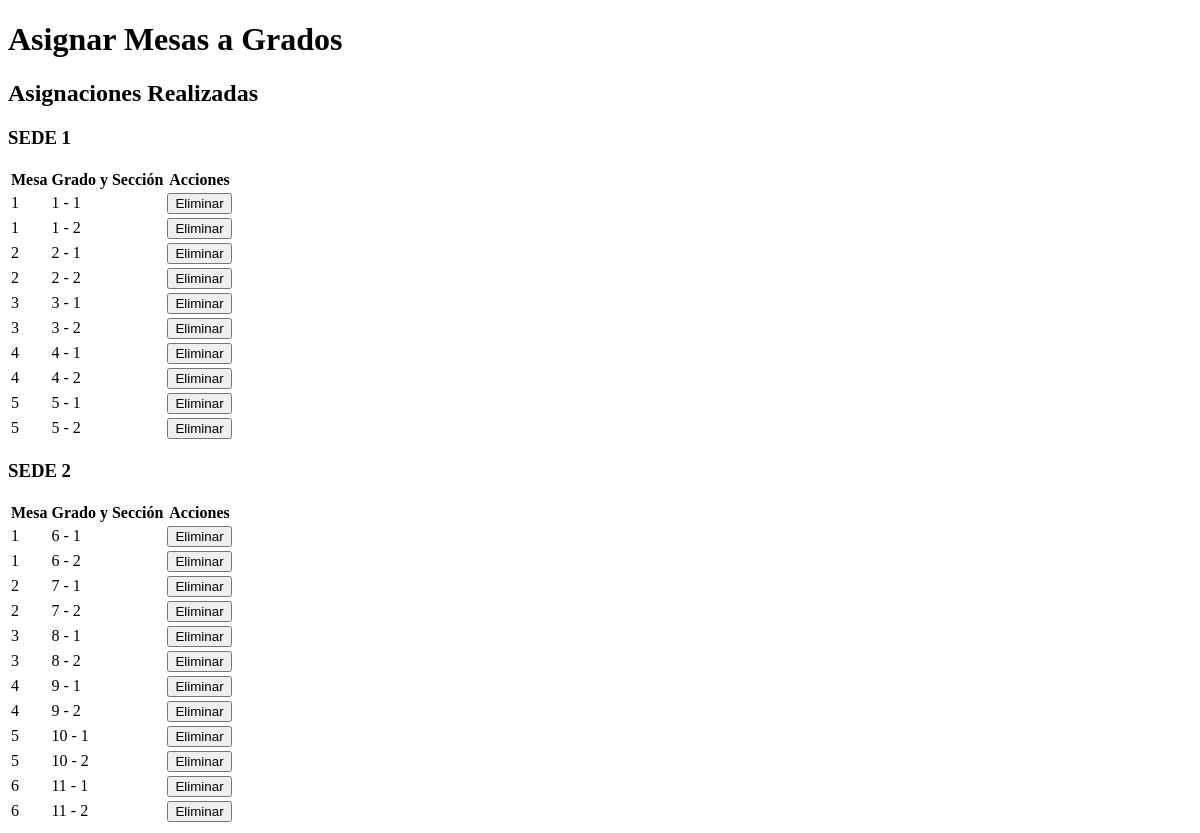
The app's page /asignar_mesas, older data.
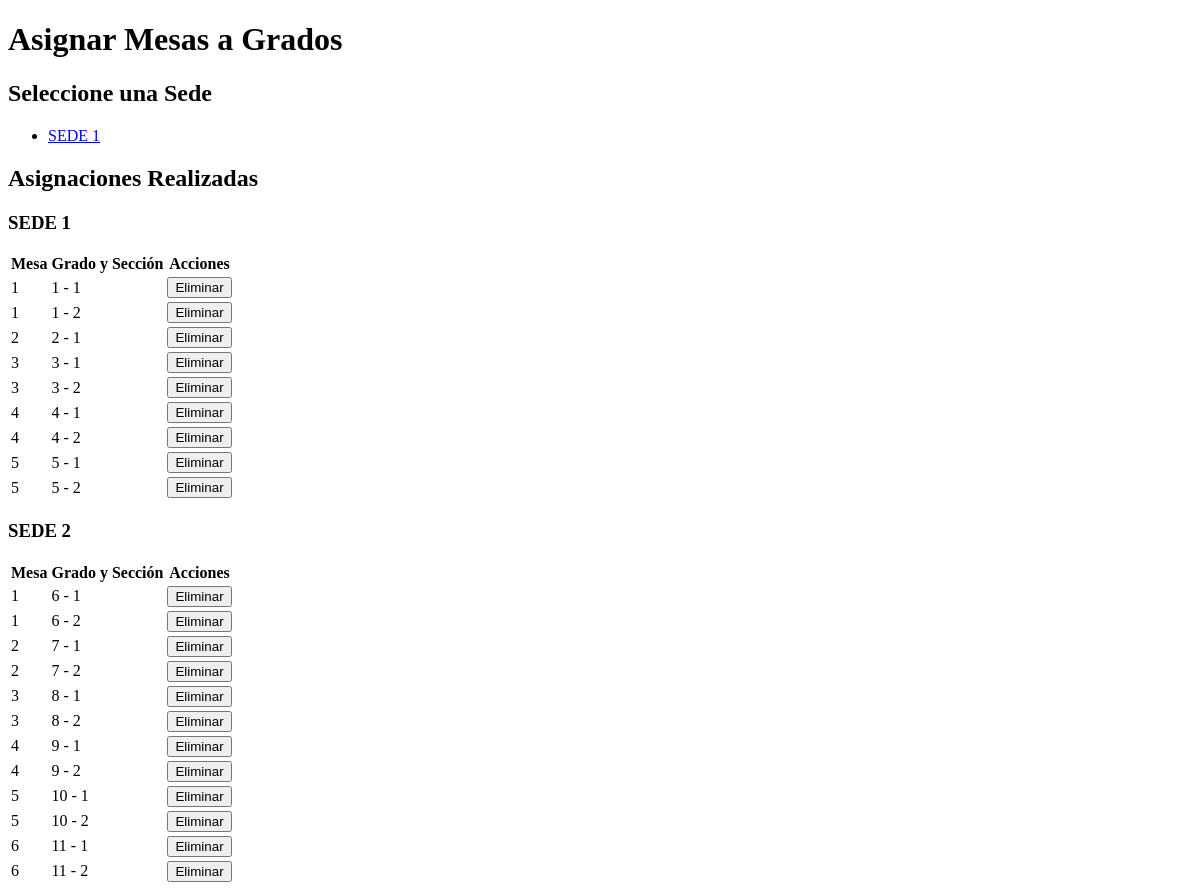
The same page, newer data.
### app.py (models this page shows)
class Sede(db.Model):
    id = db.Column(db.Integer, primary_key=True)
    nombre = db.Column(db.String(100), nullable=False)
    direccion = db.Column(db.String(200), nullable=False)

class AsignacionMesa(db.Model):
    id = db.Column(db.Integer, primary_key=True)
    grado = db.Column(db.String(20), nullable=False)
    seccion = db.Column(db.String(10), nullable=False)
    mesa_numero = db.Column(db.String(20), nullable=False)
    sede_id = db.Column(db.Integer, db.ForeignKey('sede.id'), nullable=False)
    sede = db.relationship('Sede', backref=db.backref('asignaciones', lazy=True))

### app.py (the view, shortened to what this page needs)
@app.route('/asignar_mesas', methods=['GET', 'POST'])
def asignar_mesas():
    grados_asignados = db.session.query(
        AsignacionMesa.grado, AsignacionMesa.seccion, AsignacionMesa.sede_id
    ).distinct().all()
    grados_secciones = db.session.query(
        (Estudiante.grado + ' - ' + Estudiante.seccion).label('grado_seccion'),
        Estudiante.sede_id
    ).distinct().all()
    grados_secciones = [
        gs for gs in grados_secciones
        if (gs.grado_seccion.split(' - ')[0], gs.grado_seccion.split(' - ')[1], gs.sede_id) not in grados_asignados
    ]
    sedes = Sede.query.all()
    mesas = Mesa.query.all()
    sedes_con_grados = [s for s in sedes if any(gs.sede_id == s.id for gs in grados_secciones)]
    asignaciones = db.session.query(
        AsignacionMesa.id, AsignacionMesa.grado, AsignacionMesa.seccion, AsignacionMesa.mesa_numero, Sede.nombre.label('sede_nombre')
    ).join(Sede, AsignacionMesa.sede_id == Sede.id).order_by(
        AsignacionMesa.mesa_numero, AsignacionMesa.grado, AsignacionMesa.seccion
    ).all()
    return render_template('asignar_mesas.html', sedes=sedes, sedes_con_grados=sedes_con_grados, grados_secciones=grados_secciones, mesas=mesas, asignaciones=asignaciones)

### app.py (called while the page is built)
@app.context_processor
def utility_processor():
    def enumerar(iterable, start=0):
        return enumerate(iterable, start)
    return dict(enumerar=enumerar)

### templates/asignar_mesas.html (shortened to what this page needs)
<!DOCTYPE html>
<html lang="en">
<head>
</head>
<body>
    <h1>Asignar Mesas a Grados</h1>
    {% if sedes_con_grados %}
    <form id="asignarMesaForm" method="post" action="{{ url_for('asignar_mesas') }}">
        <h2>Seleccione una Sede</h2>
        <ul>
            {% for sede in sedes_con_grados %}
            <li>
                <a href="javascript:void(0);" onclick="toggleGrados('{{ sede.id }}')">{{ sede.nombre }}</a>
            </li>
            {% endfor %}
        </ul>
    </form>
    {% endif %}
    <h2>Asignaciones Realizadas</h2>
    {% for sede in sedes %}
    <h3>{{ sede.nombre }}</h3>
    <table>
        <thead>
            <tr>
                <th>Mesa</th>
                <th>Grado y Sección</th>
                <th>Acciones</th>
            </tr>
        </thead>
        <tbody>
            {% for asignacion in asignaciones %}
            {% if asignacion.sede_nombre == sede.nombre %}
            <tr>
                <td>{{ asignacion.mesa_numero }}</td>
                <td>{{ asignacion.grado }} - {{ asignacion.seccion }}</td>
                <td>
                    <form method="post" action="{{ url_for('eliminar_asignacion', id=asignacion.id) }}"
                        style="display:inline;">
                        <button type="submit">Eliminar</button>
                    </form>
                </td>
            </tr>
            {% endif %}
            {% endfor %}
        </tbody>
    </table>
    {% endfor %}
</body>
</html>

Row changes from the older to the newer data that the page shows:
removed AsignacionMesa: mesa_numero "2", grado "2", seccion "2", shown under Sede "SEDE 1"
now on one of the page's lists (row unchanged): Sede: nombre "SEDE 1"
Text that changed along with them:
text now shown: "Seleccione una Sede"
